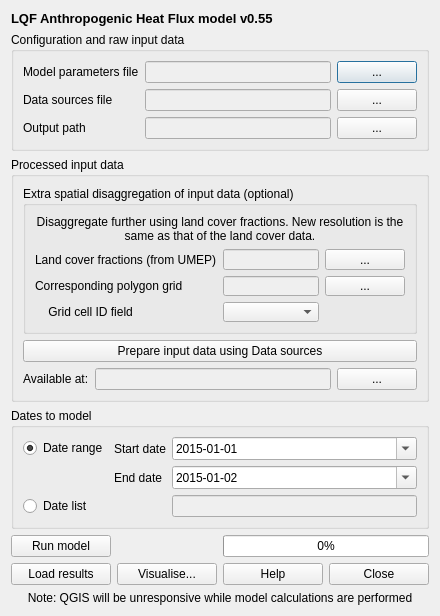
<?xml version="1.0" encoding="UTF-8"?>
<ui version="4.0">
 <class>LQFDialogBase</class>
 <widget class="QDialog" name="LQFDialogBase">
  <property name="geometry">
   <rect>
    <x>0</x>
    <y>0</y>
    <width>440</width>
    <height>616</height>
   </rect>
  </property>
  <property name="windowTitle">
   <string>LQF</string>
  </property>
  <layout class="QGridLayout" name="gridLayout_9">
   <item row="0" column="0">
    <widget class="QLabel" name="lblTitle">
     <property name="font">
      <font>
       <pointsize>10</pointsize>
       <weight>75</weight>
       <bold>true</bold>
      </font>
     </property>
     <property name="text">
      <string>LQF Anthropogenic Heat Flux model v0.55</string>
     </property>
    </widget>
   </item>
   <item row="1" column="0">
    <widget class="QGroupBox" name="groupBox_4">
     <property name="title">
      <string>Configuration and raw input data</string>
     </property>
     <layout class="QGridLayout" name="gridLayout_10">
      <item row="0" column="0">
       <layout class="QGridLayout" name="gridLayout">
        <item row="0" column="0">
         <widget class="QLabel" name="label_2">
          <property name="text">
           <string>Model parameters file</string>
          </property>
         </widget>
        </item>
        <item row="0" column="1">
         <widget class="QLineEdit" name="txtParams">
          <property name="enabled">
           <bool>false</bool>
          </property>
          <property name="text">
           <string/>
          </property>
         </widget>
        </item>
        <item row="0" column="2">
         <widget class="QPushButton" name="pushButtonParams">
          <property name="toolTip">
           <string>Choose LQF model parameters (configuration) file</string>
          </property>
          <property name="text">
           <string>...</string>
          </property>
         </widget>
        </item>
        <item row="1" column="0">
         <widget class="QLabel" name="label_4">
          <property name="text">
           <string>Data sources file</string>
          </property>
         </widget>
        </item>
        <item row="1" column="1">
         <widget class="QLineEdit" name="txtDataSources">
          <property name="enabled">
           <bool>false</bool>
          </property>
          <property name="text">
           <string/>
          </property>
         </widget>
        </item>
        <item row="1" column="2">
         <widget class="QPushButton" name="pushButtonDataSources">
          <property name="toolTip">
           <string>Choose LQF data sources file</string>
          </property>
          <property name="text">
           <string>...</string>
          </property>
         </widget>
        </item>
        <item row="2" column="0">
         <widget class="QLabel" name="label">
          <property name="text">
           <string>Output path</string>
          </property>
         </widget>
        </item>
        <item row="2" column="1">
         <widget class="QLineEdit" name="textOutput_raw">
          <property name="enabled">
           <bool>false</bool>
          </property>
          <property name="text">
           <string/>
          </property>
         </widget>
        </item>
        <item row="2" column="2">
         <widget class="QPushButton" name="pushButtonRaw">
          <property name="toolTip">
           <string>Choose directory into which model outputs will be saved</string>
          </property>
          <property name="text">
           <string>...</string>
          </property>
         </widget>
        </item>
       </layout>
      </item>
     </layout>
    </widget>
   </item>
   <item row="2" column="0">
    <widget class="QGroupBox" name="groupBox_3">
     <property name="title">
      <string>Processed input data</string>
     </property>
     <layout class="QGridLayout" name="gridLayout_11">
      <item row="0" column="0">
       <widget class="QGroupBox" name="groupBox_2">
        <property name="title">
         <string>Extra spatial disaggregation of input data (optional)</string>
        </property>
        <layout class="QGridLayout" name="gridLayout_4">
         <item row="0" column="0">
          <widget class="QLabel" name="lblNotice_2">
           <property name="text">
            <string>Disaggregate further using land cover fractions. New resolution is the same as that of the land cover data.</string>
           </property>
           <property name="alignment">
            <set>Qt::AlignCenter</set>
           </property>
           <property name="wordWrap">
            <bool>true</bool>
           </property>
          </widget>
         </item>
         <item row="1" column="0">
          <layout class="QGridLayout" name="gridLayout_8">
           <item row="1" column="0">
            <widget class="QLabel" name="label_5">
             <property name="text">
              <string>Corresponding polygon grid</string>
             </property>
            </widget>
           </item>
           <item row="1" column="1">
            <widget class="QLineEdit" name="txtPolygonGrid">
             <property name="enabled">
              <bool>false</bool>
             </property>
             <property name="text">
              <string/>
             </property>
            </widget>
           </item>
           <item row="1" column="2">
            <widget class="QPushButton" name="cmdPolygonGrid">
             <property name="toolTip">
              <string>Choose polygon grid (ESRI shapefile) corresponding to land covers</string>
             </property>
             <property name="text">
              <string>...</string>
             </property>
            </widget>
           </item>
           <item row="0" column="2">
            <widget class="QPushButton" name="cmdLandCoverFraction">
             <property name="toolTip">
              <string>Choose land cover fractions file</string>
             </property>
             <property name="text">
              <string>...</string>
             </property>
            </widget>
           </item>
           <item row="0" column="1">
            <widget class="QLineEdit" name="txtLandCoverFraction">
             <property name="enabled">
              <bool>false</bool>
             </property>
             <property name="text">
              <string/>
             </property>
            </widget>
           </item>
           <item row="0" column="0">
            <widget class="QLabel" name="label_3">
             <property name="text">
              <string>Land cover fractions (from UMEP)</string>
             </property>
            </widget>
           </item>
           <item row="2" column="1">
            <widget class="QComboBox" name="lstPrimaryKey">
             <property name="toolTip">
              <string>Field in the polygon grid file that contains a unique identifier for each area</string>
             </property>
            </widget>
           </item>
           <item row="2" column="0">
            <widget class="QLabel" name="label_6">
             <property name="text">
              <string>    Grid cell ID field</string>
             </property>
            </widget>
           </item>
          </layout>
         </item>
        </layout>
       </widget>
      </item>
      <item row="2" column="0">
       <layout class="QGridLayout" name="gridLayout_6">
        <item row="1" column="0">
         <widget class="QLabel" name="label_7">
          <property name="text">
           <string>Available at:</string>
          </property>
         </widget>
        </item>
        <item row="1" column="1">
         <widget class="QLineEdit" name="txtProcessedDataPath">
          <property name="enabled">
           <bool>false</bool>
          </property>
          <property name="text">
           <string/>
          </property>
         </widget>
        </item>
        <item row="1" column="2">
         <widget class="QPushButton" name="cmdProcessedDataPath">
          <property name="toolTip">
           <string>Browse for processed input data that is already available</string>
          </property>
          <property name="text">
           <string>...</string>
          </property>
         </widget>
        </item>
       </layout>
      </item>
      <item row="1" column="0">
       <widget class="QPushButton" name="cmdPrepare">
        <property name="toolTip">
         <string>Prepares the input data and any land cover fractions for use in LQF</string>
        </property>
        <property name="text">
         <string>Prepare input data using Data sources</string>
        </property>
       </widget>
      </item>
     </layout>
    </widget>
   </item>
   <item row="3" column="0">
    <widget class="QGroupBox" name="groupBox_5">
     <property name="title">
      <string>Dates to model</string>
     </property>
     <layout class="QGridLayout" name="gridLayout_3">
      <item row="0" column="0">
       <layout class="QGridLayout" name="gridLayout_5">
        <item row="0" column="1">
         <widget class="QLabel" name="lblStartDate">
          <property name="text">
           <string>Start date</string>
          </property>
         </widget>
        </item>
        <item row="0" column="2">
         <widget class="QDateEdit" name="startDate">
          <property name="date">
           <date>
            <year>2015</year>
            <month>1</month>
            <day>1</day>
           </date>
          </property>
          <property name="maximumDateTime">
           <datetime>
            <hour>23</hour>
            <minute>59</minute>
            <second>59</second>
            <year>3000</year>
            <month>12</month>
            <day>31</day>
           </datetime>
          </property>
          <property name="minimumDateTime">
           <datetime>
            <hour>0</hour>
            <minute>0</minute>
            <second>0</second>
            <year>1900</year>
            <month>1</month>
            <day>1</day>
           </datetime>
          </property>
          <property name="currentSection">
           <enum>QDateTimeEdit::YearSection</enum>
          </property>
          <property name="displayFormat">
           <string>yyyy-MM-dd</string>
          </property>
          <property name="calendarPopup">
           <bool>true</bool>
          </property>
         </widget>
        </item>
        <item row="1" column="1">
         <widget class="QLabel" name="lblEndDate">
          <property name="text">
           <string>End date</string>
          </property>
         </widget>
        </item>
        <item row="1" column="2">
         <widget class="QDateEdit" name="endDate">
          <property name="date">
           <date>
            <year>2015</year>
            <month>1</month>
            <day>2</day>
           </date>
          </property>
          <property name="maximumDateTime">
           <datetime>
            <hour>23</hour>
            <minute>59</minute>
            <second>59</second>
            <year>3000</year>
            <month>12</month>
            <day>31</day>
           </datetime>
          </property>
          <property name="minimumDateTime">
           <datetime>
            <hour>0</hour>
            <minute>0</minute>
            <second>0</second>
            <year>1900</year>
            <month>1</month>
            <day>1</day>
           </datetime>
          </property>
          <property name="maximumDate">
           <date>
            <year>3000</year>
            <month>12</month>
            <day>31</day>
           </date>
          </property>
          <property name="minimumDate">
           <date>
            <year>1900</year>
            <month>1</month>
            <day>1</day>
           </date>
          </property>
          <property name="displayFormat">
           <string>yyyy-MM-dd</string>
          </property>
          <property name="calendarPopup">
           <bool>true</bool>
          </property>
         </widget>
        </item>
        <item row="2" column="2">
         <widget class="QLineEdit" name="txtDateList">
          <property name="enabled">
           <bool>false</bool>
          </property>
          <property name="toolTip">
           <string>Comma-separated list of dates (e.g. 2015-01-01, 2016-01-01)</string>
          </property>
          <property name="statusTip">
           <string>Comma-separated list of dates (e.g. 2015-01-01, 2016-01-01)</string>
          </property>
          <property name="whatsThis">
           <string>Comma-separated list of dates (e.g. 2015-01-01, 2016-01-01)</string>
          </property>
         </widget>
        </item>
        <item row="2" column="0">
         <widget class="QRadioButton" name="chkDateList">
          <property name="text">
           <string>Date list</string>
          </property>
         </widget>
        </item>
        <item row="0" column="0">
         <widget class="QRadioButton" name="chkDateRange">
          <property name="text">
           <string>Date range</string>
          </property>
          <property name="checked">
           <bool>true</bool>
          </property>
         </widget>
        </item>
       </layout>
      </item>
     </layout>
    </widget>
   </item>
   <item row="4" column="0">
    <layout class="QGridLayout" name="gridLayout_2">
     <item row="0" column="0">
      <widget class="QPushButton" name="cmdRunCancel">
       <property name="toolTip">
        <string>Execute LQF</string>
       </property>
       <property name="text">
        <string>Run model</string>
       </property>
      </widget>
     </item>
     <item row="0" column="2" colspan="2">
      <layout class="QGridLayout" name="gridLayout_7">
       <item row="0" column="0">
        <widget class="QProgressBar" name="progressBar">
         <property name="value">
          <number>0</number>
         </property>
        </widget>
       </item>
      </layout>
     </item>
     <item row="1" column="0">
      <widget class="QPushButton" name="cmdLoadResults">
       <property name="toolTip">
        <string>Load previously-generated LQF results</string>
       </property>
       <property name="text">
        <string>Load results</string>
       </property>
      </widget>
     </item>
     <item row="1" column="1">
      <widget class="QPushButton" name="cmdVisualise">
       <property name="toolTip">
        <string>Basic plots for LQF outputs</string>
       </property>
       <property name="text">
        <string>Visualise...</string>
       </property>
      </widget>
     </item>
     <item row="1" column="2">
      <widget class="QPushButton" name="pushButtonHelp">
       <property name="toolTip">
        <string>Help</string>
       </property>
       <property name="text">
        <string>Help</string>
       </property>
      </widget>
     </item>
     <item row="1" column="3">
      <widget class="QPushButton" name="pushButtonClose">
       <property name="toolTip">
        <string>Close window</string>
       </property>
       <property name="text">
        <string>Close</string>
       </property>
      </widget>
     </item>
    </layout>
   </item>
   <item row="5" column="0">
    <widget class="QLabel" name="lblNotice">
     <property name="text">
      <string>Note: QGIS will be unresponsive while model calculations are performed</string>
     </property>
     <property name="alignment">
      <set>Qt::AlignCenter</set>
     </property>
     <property name="wordWrap">
      <bool>true</bool>
     </property>
    </widget>
   </item>
  </layout>
 </widget>
 <resources/>
 <connections/>
</ui>
